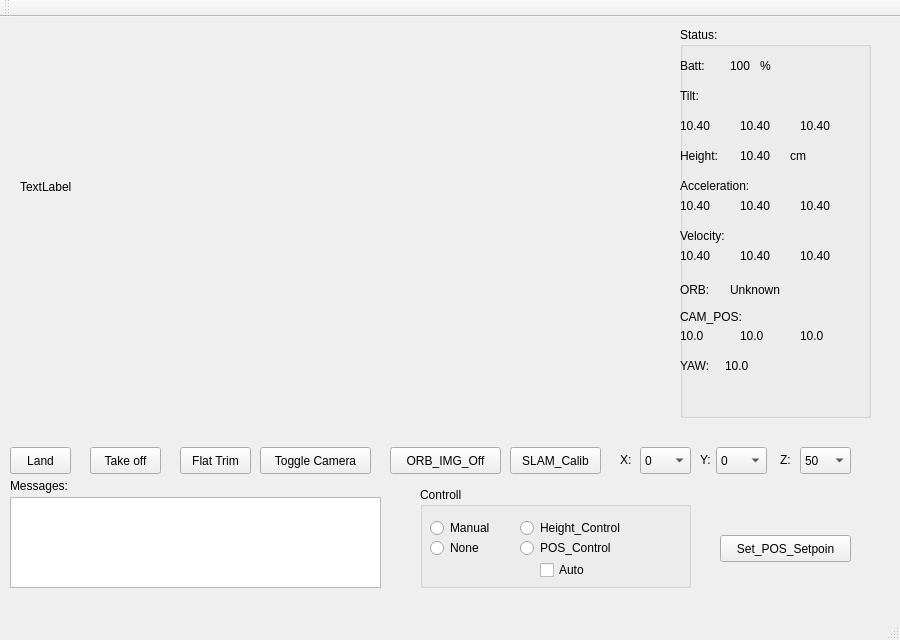
<?xml version="1.0" encoding="UTF-8"?>
<ui version="4.0">
 <class>MainWindow</class>
 <widget class="QMainWindow" name="MainWindow">
  <property name="geometry">
   <rect>
    <x>0</x>
    <y>0</y>
    <width>900</width>
    <height>640</height>
   </rect>
  </property>
  <property name="windowTitle">
   <string>MainWindow</string>
  </property>
  <widget class="QWidget" name="centralWidget">
   <widget class="QLabel" name="IMG_label">
    <property name="geometry">
     <rect>
      <x>20</x>
      <y>10</y>
      <width>640</width>
      <height>320</height>
     </rect>
    </property>
    <property name="text">
     <string>TextLabel</string>
    </property>
   </widget>
   <widget class="QPushButton" name="land_pb">
    <property name="geometry">
     <rect>
      <x>10</x>
      <y>430</y>
      <width>61</width>
      <height>27</height>
     </rect>
    </property>
    <property name="text">
     <string>Land</string>
    </property>
   </widget>
   <widget class="QPushButton" name="takeoff_pb">
    <property name="geometry">
     <rect>
      <x>90</x>
      <y>430</y>
      <width>71</width>
      <height>27</height>
     </rect>
    </property>
    <property name="text">
     <string>Take off</string>
    </property>
   </widget>
   <widget class="QPlainTextEdit" name="msg_plainTextEdit">
    <property name="enabled">
     <bool>true</bool>
    </property>
    <property name="geometry">
     <rect>
      <x>10</x>
      <y>480</y>
      <width>371</width>
      <height>91</height>
     </rect>
    </property>
    <property name="readOnly">
     <bool>true</bool>
    </property>
   </widget>
   <widget class="QLabel" name="label_2">
    <property name="geometry">
     <rect>
      <x>10</x>
      <y>460</y>
      <width>71</width>
      <height>17</height>
     </rect>
    </property>
    <property name="text">
     <string>Messages:</string>
    </property>
   </widget>
   <widget class="QGroupBox" name="groupBox">
    <property name="geometry">
     <rect>
      <x>420</x>
      <y>470</y>
      <width>271</width>
      <height>101</height>
     </rect>
    </property>
    <property name="title">
     <string>Controll</string>
    </property>
    <widget class="QRadioButton" name="manual_rb">
     <property name="geometry">
      <rect>
       <x>10</x>
       <y>30</y>
       <width>91</width>
       <height>22</height>
      </rect>
     </property>
     <property name="text">
      <string>Manual</string>
     </property>
    </widget>
    <widget class="QRadioButton" name="none_rb">
     <property name="geometry">
      <rect>
       <x>10</x>
       <y>50</y>
       <width>117</width>
       <height>22</height>
      </rect>
     </property>
     <property name="text">
      <string>None</string>
     </property>
    </widget>
    <widget class="QRadioButton" name="height_rb">
     <property name="geometry">
      <rect>
       <x>100</x>
       <y>30</y>
       <width>141</width>
       <height>22</height>
      </rect>
     </property>
     <property name="text">
      <string>Height_Control</string>
     </property>
    </widget>
    <widget class="QRadioButton" name="pos_rb">
     <property name="geometry">
      <rect>
       <x>100</x>
       <y>50</y>
       <width>141</width>
       <height>22</height>
      </rect>
     </property>
     <property name="text">
      <string>POS_Control</string>
     </property>
    </widget>
    <widget class="QCheckBox" name="Auto_CB">
     <property name="geometry">
      <rect>
       <x>120</x>
       <y>72</y>
       <width>97</width>
       <height>22</height>
      </rect>
     </property>
     <property name="text">
      <string>Auto</string>
     </property>
    </widget>
   </widget>
   <widget class="QPushButton" name="flat_pb">
    <property name="geometry">
     <rect>
      <x>180</x>
      <y>430</y>
      <width>71</width>
      <height>27</height>
     </rect>
    </property>
    <property name="text">
     <string>Flat Trim</string>
    </property>
   </widget>
   <widget class="QGroupBox" name="groupBox_2">
    <property name="geometry">
     <rect>
      <x>680</x>
      <y>10</y>
      <width>191</width>
      <height>391</height>
     </rect>
    </property>
    <property name="title">
     <string>Status:</string>
    </property>
    <widget class="QLabel" name="label">
     <property name="geometry">
      <rect>
       <x>0</x>
       <y>30</y>
       <width>41</width>
       <height>17</height>
      </rect>
     </property>
     <property name="text">
      <string>Batt:</string>
     </property>
    </widget>
    <widget class="QLabel" name="batt_label">
     <property name="geometry">
      <rect>
       <x>50</x>
       <y>30</y>
       <width>31</width>
       <height>17</height>
      </rect>
     </property>
     <property name="text">
      <string>100</string>
     </property>
    </widget>
    <widget class="QLabel" name="rx_label">
     <property name="geometry">
      <rect>
       <x>0</x>
       <y>90</y>
       <width>38</width>
       <height>17</height>
      </rect>
     </property>
     <property name="text">
      <string>10.40</string>
     </property>
    </widget>
    <widget class="QLabel" name="label_5">
     <property name="geometry">
      <rect>
       <x>0</x>
       <y>60</y>
       <width>41</width>
       <height>17</height>
      </rect>
     </property>
     <property name="text">
      <string>Tilt:</string>
     </property>
    </widget>
    <widget class="QLabel" name="ry_label">
     <property name="geometry">
      <rect>
       <x>60</x>
       <y>90</y>
       <width>38</width>
       <height>17</height>
      </rect>
     </property>
     <property name="text">
      <string>10.40</string>
     </property>
    </widget>
    <widget class="QLabel" name="rz_label">
     <property name="geometry">
      <rect>
       <x>120</x>
       <y>90</y>
       <width>38</width>
       <height>17</height>
      </rect>
     </property>
     <property name="text">
      <string>10.40</string>
     </property>
    </widget>
    <widget class="QLabel" name="label_8">
     <property name="geometry">
      <rect>
       <x>0</x>
       <y>120</y>
       <width>51</width>
       <height>17</height>
      </rect>
     </property>
     <property name="text">
      <string>Height:</string>
     </property>
    </widget>
    <widget class="QLabel" name="height_label">
     <property name="geometry">
      <rect>
       <x>60</x>
       <y>120</y>
       <width>41</width>
       <height>17</height>
      </rect>
     </property>
     <property name="text">
      <string>10.40</string>
     </property>
    </widget>
    <widget class="QLabel" name="label_10">
     <property name="geometry">
      <rect>
       <x>80</x>
       <y>30</y>
       <width>21</width>
       <height>17</height>
      </rect>
     </property>
     <property name="text">
      <string>%</string>
     </property>
    </widget>
    <widget class="QLabel" name="height_label_2">
     <property name="geometry">
      <rect>
       <x>110</x>
       <y>120</y>
       <width>41</width>
       <height>17</height>
      </rect>
     </property>
     <property name="text">
      <string>cm</string>
     </property>
    </widget>
    <widget class="QLabel" name="label_3">
     <property name="geometry">
      <rect>
       <x>0</x>
       <y>254</y>
       <width>41</width>
       <height>17</height>
      </rect>
     </property>
     <property name="text">
      <string>ORB:</string>
     </property>
    </widget>
    <widget class="QLabel" name="orb_label">
     <property name="geometry">
      <rect>
       <x>50</x>
       <y>254</y>
       <width>71</width>
       <height>17</height>
      </rect>
     </property>
     <property name="text">
      <string>Unknown</string>
     </property>
    </widget>
    <widget class="QLabel" name="label_4">
     <property name="geometry">
      <rect>
       <x>0</x>
       <y>281</y>
       <width>81</width>
       <height>17</height>
      </rect>
     </property>
     <property name="text">
      <string>CAM_POS:</string>
     </property>
    </widget>
    <widget class="QLabel" name="cam_x_label">
     <property name="geometry">
      <rect>
       <x>0</x>
       <y>300</y>
       <width>51</width>
       <height>17</height>
      </rect>
     </property>
     <property name="text">
      <string>10.0</string>
     </property>
    </widget>
    <widget class="QLabel" name="cam_y_label">
     <property name="geometry">
      <rect>
       <x>60</x>
       <y>300</y>
       <width>51</width>
       <height>17</height>
      </rect>
     </property>
     <property name="text">
      <string>10.0</string>
     </property>
    </widget>
    <widget class="QLabel" name="cam_z_label">
     <property name="geometry">
      <rect>
       <x>120</x>
       <y>300</y>
       <width>51</width>
       <height>17</height>
      </rect>
     </property>
     <property name="text">
      <string>10.0</string>
     </property>
    </widget>
    <widget class="QLabel" name="az_label">
     <property name="geometry">
      <rect>
       <x>120</x>
       <y>170</y>
       <width>38</width>
       <height>17</height>
      </rect>
     </property>
     <property name="text">
      <string>10.40</string>
     </property>
    </widget>
    <widget class="QLabel" name="label_11">
     <property name="geometry">
      <rect>
       <x>0</x>
       <y>150</y>
       <width>111</width>
       <height>17</height>
      </rect>
     </property>
     <property name="text">
      <string>Acceleration:</string>
     </property>
    </widget>
    <widget class="QLabel" name="ax_label">
     <property name="geometry">
      <rect>
       <x>0</x>
       <y>170</y>
       <width>38</width>
       <height>17</height>
      </rect>
     </property>
     <property name="text">
      <string>10.40</string>
     </property>
    </widget>
    <widget class="QLabel" name="ay_label">
     <property name="geometry">
      <rect>
       <x>60</x>
       <y>170</y>
       <width>38</width>
       <height>17</height>
      </rect>
     </property>
     <property name="text">
      <string>10.40</string>
     </property>
    </widget>
    <widget class="QLabel" name="vz_label">
     <property name="geometry">
      <rect>
       <x>120</x>
       <y>220</y>
       <width>38</width>
       <height>17</height>
      </rect>
     </property>
     <property name="text">
      <string>10.40</string>
     </property>
    </widget>
    <widget class="QLabel" name="label_12">
     <property name="geometry">
      <rect>
       <x>0</x>
       <y>200</y>
       <width>111</width>
       <height>17</height>
      </rect>
     </property>
     <property name="text">
      <string>Velocity:</string>
     </property>
    </widget>
    <widget class="QLabel" name="vy_label">
     <property name="geometry">
      <rect>
       <x>60</x>
       <y>220</y>
       <width>38</width>
       <height>17</height>
      </rect>
     </property>
     <property name="text">
      <string>10.40</string>
     </property>
    </widget>
    <widget class="QLabel" name="vx_label">
     <property name="geometry">
      <rect>
       <x>0</x>
       <y>220</y>
       <width>38</width>
       <height>17</height>
      </rect>
     </property>
     <property name="text">
      <string>10.40</string>
     </property>
    </widget>
    <widget class="QLabel" name="label_13">
     <property name="geometry">
      <rect>
       <x>0</x>
       <y>330</y>
       <width>41</width>
       <height>17</height>
      </rect>
     </property>
     <property name="text">
      <string>YAW:</string>
     </property>
    </widget>
    <widget class="QLabel" name="YAW_label">
     <property name="geometry">
      <rect>
       <x>45</x>
       <y>330</y>
       <width>51</width>
       <height>17</height>
      </rect>
     </property>
     <property name="text">
      <string>10.0</string>
     </property>
    </widget>
   </widget>
   <widget class="QPushButton" name="togglecam_pb">
    <property name="geometry">
     <rect>
      <x>260</x>
      <y>430</y>
      <width>111</width>
      <height>27</height>
     </rect>
    </property>
    <property name="text">
     <string>Toggle Camera</string>
    </property>
   </widget>
   <widget class="QPushButton" name="orb_pb">
    <property name="geometry">
     <rect>
      <x>390</x>
      <y>430</y>
      <width>111</width>
      <height>27</height>
     </rect>
    </property>
    <property name="text">
     <string>ORB_IMG_Off</string>
    </property>
   </widget>
   <widget class="QPushButton" name="slam_calib_pb">
    <property name="geometry">
     <rect>
      <x>510</x>
      <y>430</y>
      <width>91</width>
      <height>27</height>
     </rect>
    </property>
    <property name="text">
     <string>SLAM_Calib</string>
    </property>
   </widget>
   <widget class="QLabel" name="label_6">
    <property name="geometry">
     <rect>
      <x>620</x>
      <y>435</y>
      <width>21</width>
      <height>16</height>
     </rect>
    </property>
    <property name="text">
     <string>X:</string>
    </property>
   </widget>
   <widget class="QComboBox" name="x_cn_num">
    <property name="geometry">
     <rect>
      <x>640</x>
      <y>430</y>
      <width>51</width>
      <height>27</height>
     </rect>
    </property>
    <property name="currentText">
     <string>0</string>
    </property>
    <property name="currentIndex">
     <number>15</number>
    </property>
    <item>
     <property name="text">
      <string>200</string>
     </property>
    </item>
    <item>
     <property name="text">
      <string>180</string>
     </property>
    </item>
    <item>
     <property name="text">
      <string>160</string>
     </property>
    </item>
    <item>
     <property name="text">
      <string>140</string>
     </property>
    </item>
    <item>
     <property name="text">
      <string>120</string>
     </property>
    </item>
    <item>
     <property name="text">
      <string>100</string>
     </property>
    </item>
    <item>
     <property name="text">
      <string>90</string>
     </property>
    </item>
    <item>
     <property name="text">
      <string>80</string>
     </property>
    </item>
    <item>
     <property name="text">
      <string>70</string>
     </property>
    </item>
    <item>
     <property name="text">
      <string>60</string>
     </property>
    </item>
    <item>
     <property name="text">
      <string>50</string>
     </property>
    </item>
    <item>
     <property name="text">
      <string>40</string>
     </property>
    </item>
    <item>
     <property name="text">
      <string>30</string>
     </property>
    </item>
    <item>
     <property name="text">
      <string>20</string>
     </property>
    </item>
    <item>
     <property name="text">
      <string>10</string>
     </property>
    </item>
    <item>
     <property name="text">
      <string>0</string>
     </property>
    </item>
    <item>
     <property name="text">
      <string>-10</string>
     </property>
    </item>
    <item>
     <property name="text">
      <string>-20</string>
     </property>
    </item>
    <item>
     <property name="text">
      <string>-30</string>
     </property>
    </item>
    <item>
     <property name="text">
      <string>-40</string>
     </property>
    </item>
    <item>
     <property name="text">
      <string>-50</string>
     </property>
    </item>
    <item>
     <property name="text">
      <string>-60</string>
     </property>
    </item>
    <item>
     <property name="text">
      <string>-70</string>
     </property>
    </item>
    <item>
     <property name="text">
      <string>-80</string>
     </property>
    </item>
    <item>
     <property name="text">
      <string>-90</string>
     </property>
    </item>
    <item>
     <property name="text">
      <string>-100</string>
     </property>
    </item>
    <item>
     <property name="text">
      <string>-120</string>
     </property>
    </item>
    <item>
     <property name="text">
      <string>-140</string>
     </property>
    </item>
    <item>
     <property name="text">
      <string>-160</string>
     </property>
    </item>
    <item>
     <property name="text">
      <string>-180</string>
     </property>
    </item>
    <item>
     <property name="text">
      <string>-200</string>
     </property>
    </item>
   </widget>
   <widget class="QComboBox" name="height_cn_num">
    <property name="geometry">
     <rect>
      <x>800</x>
      <y>430</y>
      <width>51</width>
      <height>27</height>
     </rect>
    </property>
    <property name="currentText">
     <string>50</string>
    </property>
    <property name="currentIndex">
     <number>12</number>
    </property>
    <item>
     <property name="text">
      <string>200</string>
     </property>
    </item>
    <item>
     <property name="text">
      <string>180</string>
     </property>
    </item>
    <item>
     <property name="text">
      <string>160</string>
     </property>
    </item>
    <item>
     <property name="text">
      <string>140</string>
     </property>
    </item>
    <item>
     <property name="text">
      <string>130</string>
     </property>
    </item>
    <item>
     <property name="text">
      <string>120</string>
     </property>
    </item>
    <item>
     <property name="text">
      <string>110</string>
     </property>
    </item>
    <item>
     <property name="text">
      <string>100</string>
     </property>
    </item>
    <item>
     <property name="text">
      <string>90</string>
     </property>
    </item>
    <item>
     <property name="text">
      <string>80</string>
     </property>
    </item>
    <item>
     <property name="text">
      <string>70</string>
     </property>
    </item>
    <item>
     <property name="text">
      <string>60</string>
     </property>
    </item>
    <item>
     <property name="text">
      <string>50</string>
     </property>
    </item>
    <item>
     <property name="text">
      <string>40</string>
     </property>
    </item>
   </widget>
   <widget class="QLabel" name="label_7">
    <property name="geometry">
     <rect>
      <x>700</x>
      <y>435</y>
      <width>21</width>
      <height>16</height>
     </rect>
    </property>
    <property name="text">
     <string>Y:</string>
    </property>
   </widget>
   <widget class="QLabel" name="label_9">
    <property name="geometry">
     <rect>
      <x>780</x>
      <y>435</y>
      <width>21</width>
      <height>16</height>
     </rect>
    </property>
    <property name="text">
     <string>Z:</string>
    </property>
   </widget>
   <widget class="QPushButton" name="pos_setpoint_pb">
    <property name="geometry">
     <rect>
      <x>720</x>
      <y>518</y>
      <width>131</width>
      <height>27</height>
     </rect>
    </property>
    <property name="text">
     <string>Set_POS_Setpoin</string>
    </property>
   </widget>
   <widget class="QComboBox" name="y_cn_num">
    <property name="geometry">
     <rect>
      <x>716</x>
      <y>430</y>
      <width>51</width>
      <height>27</height>
     </rect>
    </property>
    <property name="currentText">
     <string>0</string>
    </property>
    <property name="currentIndex">
     <number>15</number>
    </property>
    <item>
     <property name="text">
      <string>200</string>
     </property>
    </item>
    <item>
     <property name="text">
      <string>180</string>
     </property>
    </item>
    <item>
     <property name="text">
      <string>160</string>
     </property>
    </item>
    <item>
     <property name="text">
      <string>140</string>
     </property>
    </item>
    <item>
     <property name="text">
      <string>120</string>
     </property>
    </item>
    <item>
     <property name="text">
      <string>100</string>
     </property>
    </item>
    <item>
     <property name="text">
      <string>90</string>
     </property>
    </item>
    <item>
     <property name="text">
      <string>80</string>
     </property>
    </item>
    <item>
     <property name="text">
      <string>70</string>
     </property>
    </item>
    <item>
     <property name="text">
      <string>60</string>
     </property>
    </item>
    <item>
     <property name="text">
      <string>50</string>
     </property>
    </item>
    <item>
     <property name="text">
      <string>40</string>
     </property>
    </item>
    <item>
     <property name="text">
      <string>30</string>
     </property>
    </item>
    <item>
     <property name="text">
      <string>20</string>
     </property>
    </item>
    <item>
     <property name="text">
      <string>10</string>
     </property>
    </item>
    <item>
     <property name="text">
      <string>0</string>
     </property>
    </item>
    <item>
     <property name="text">
      <string>-10</string>
     </property>
    </item>
    <item>
     <property name="text">
      <string>-20</string>
     </property>
    </item>
    <item>
     <property name="text">
      <string>-30</string>
     </property>
    </item>
    <item>
     <property name="text">
      <string>-40</string>
     </property>
    </item>
    <item>
     <property name="text">
      <string>-50</string>
     </property>
    </item>
    <item>
     <property name="text">
      <string>-60</string>
     </property>
    </item>
    <item>
     <property name="text">
      <string>-70</string>
     </property>
    </item>
    <item>
     <property name="text">
      <string>-80</string>
     </property>
    </item>
    <item>
     <property name="text">
      <string>-90</string>
     </property>
    </item>
    <item>
     <property name="text">
      <string>-100</string>
     </property>
    </item>
    <item>
     <property name="text">
      <string>-120</string>
     </property>
    </item>
    <item>
     <property name="text">
      <string>-140</string>
     </property>
    </item>
    <item>
     <property name="text">
      <string>-160</string>
     </property>
    </item>
    <item>
     <property name="text">
      <string>-180</string>
     </property>
    </item>
    <item>
     <property name="text">
      <string>-200</string>
     </property>
    </item>
   </widget>
  </widget>
  <widget class="QMenuBar" name="menuBar">
   <property name="geometry">
    <rect>
     <x>0</x>
     <y>0</y>
     <width>900</width>
     <height>25</height>
    </rect>
   </property>
  </widget>
  <widget class="QToolBar" name="mainToolBar">
   <attribute name="toolBarArea">
    <enum>TopToolBarArea</enum>
   </attribute>
   <attribute name="toolBarBreak">
    <bool>false</bool>
   </attribute>
  </widget>
  <widget class="QStatusBar" name="statusBar"/>
 </widget>
 <layoutdefault spacing="6" margin="11"/>
 <resources/>
 <connections/>
</ui>
